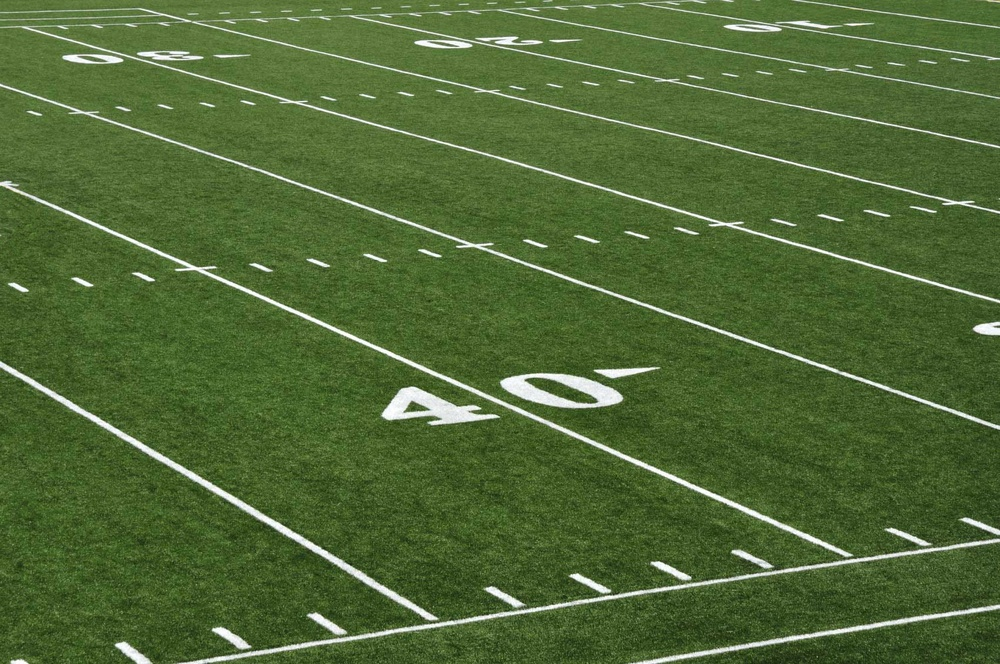
//> input picture Assignment2/copy/f.jpg, 1000 x 664 px, shrunk from 1701 x 1129 before the run
$ ./persepective   (built with g++ and OpenCV 4)
//> lines starting //> are read from the running program, lines starting //| are printed output that depends on the picture; after the words box and inside, x2 and y2 are one past the last pixel; in counts of white or black regions, pixels touching at a corner belong together
// Chroma Keying: Merge two videos (one with green backgournd) in one
// Name: Mohit Sharma
// Roll No. : 201505508

#include "opencv2/highgui/highgui.hpp"
#include <iostream>

using namespace cv;
using namespace std;

#define IMAGE1	"f.jpg"//"I1.jpg"
#define IMAGE2	"I1.jpg"//"I2.jpg"


double H1[] = {1.08600724e-03,  -1.45412618e-03,   9.41393201e-01};
double H2[] = { 2.80542979e-04,   7.88305923e-05,   3.37300803e-01};
double H3[] = { -5.43929117e-07,  -9.28475703e-08,   1.90565425e-03};


//double H1[] = {3.74593677e-03,   1.01456967e-03,   9.99167810e-01};
//double H2[] = {-4.89964652e-04,   4.82531104e-03,   4.00600116e-02};
//double H3[] = {-1.65324985e-06,   1.72202497e-06,  4.50535846e-03};

Mat A1 = Mat(3, 1, CV_32FC1, H1 );
    Mat A2 = Mat(3, 1, CV_32FC1, H2 );
    Mat A3 = Mat(3, 1, CV_32FC1, H3 );

double multiply(double d[], double A[], int l){
	double sum = 0;
	for(int i = 0; i<l; i++ ){
		sum += d[i] * A[i];
	}
	return sum;
}
void stichImages()							//Merge both the videos
{
	Mat image1 = imread(IMAGE1, CV_LOAD_IMAGE_COLOR);
//> image1 is the input picture: 664 rows x 1000 cols, CV_8UC3; mean B, G, R 54.3, 105, 80.8
 	Mat image2 = imread(IMAGE2, CV_LOAD_IMAGE_COLOR);
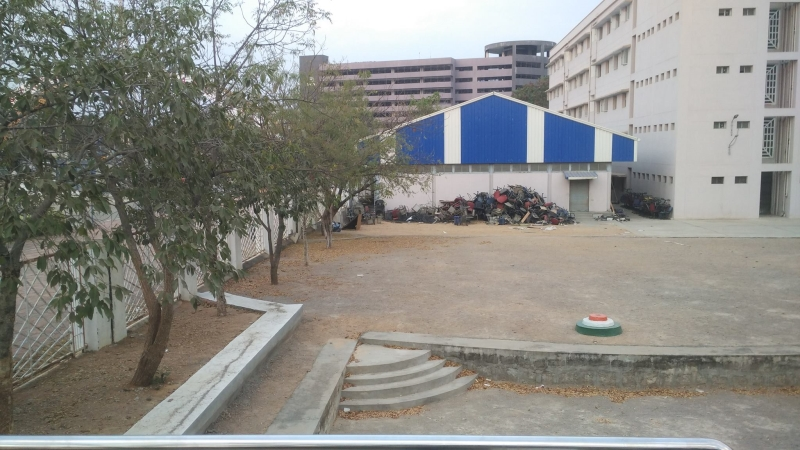
//> input picture Assignment2/copy/I1.jpg, 800 x 450 px
//> image2 is the input picture: 450 rows x 800 cols, CV_8UC3; mean B, G, R 132.9, 138.3, 139.1
 	double pt[3] ={0};
 	pt[2] = 1;
 	if(!image1.data || !image2.data)
 	{
 		cout<<"Failed to read the images.\n";
 		return;
 	}
	 Size sz1 = image1.size();
//> sz1 = Size(1000, 664)
    Size sz2 = image2.size();
//> sz2 = Size(800, 450)
	// Mat result(sz1.height, sz1.width+sz2.width, CV_8UC3);
	Mat result(image1);
	vector<int> compression_params;
	compression_params.push_back(CV_IMWRITE_JPEG_QUALITY);
	compression_params.push_back(100);
// [7 lines of commented-out code are left out]

	for(int i = 0; i<image2.rows; i++)
	{
		for(int j = 0; j<image2.cols; j++)
		{
			pt[0] = j;
			pt[1] = i;
			Mat p = Mat( 3,1,  CV_32FC1, pt);
			//cout<<p;
			double x = multiply(H1,pt,3);
			double y = multiply(H2,pt,3);
			double w = multiply(H3,pt,3);
			//cout << x <<"  "<<y<<"  "<<w <<"\n";
			if( w == 0)
				w = 1;
			if(x/w>=0 && y/w>=0 && x/w<image1.cols && y/w< image1.rows)
//cout<<(abs(x/w))<<"\n";
			result.at<Vec3b>(abs(y/w), abs(x/w)) = image2.at<Vec3b>(i, j);	//replace green coloured pixel
			// [4 lines of commented-out code are left out]
		}
	}
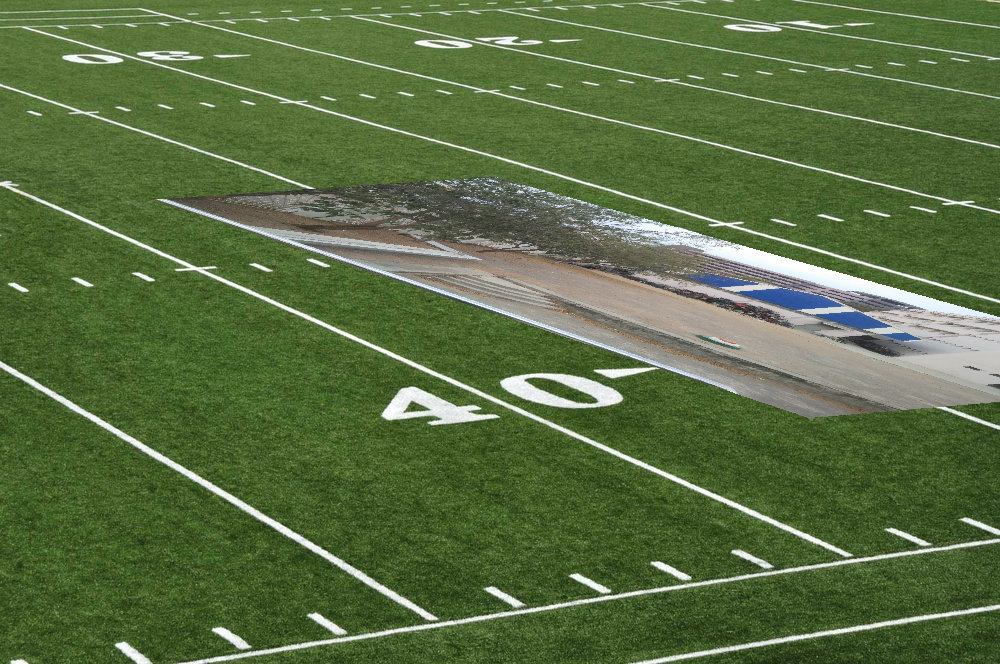
//> result: 664 rows x 1000 cols, CV_8UC3; 13.85% of pixels changed, all inside (x1, y1, x2, y2) = (154, 177, 1000, 418)
//> after the loop, pt = [799, 449, 1]; H1 = [0.00109, -0.00145, 0.941]; H2 = [0.000281, 7.88e-05, 0.337]; H3 = [-5.44e-07, -9.28e-08, 0.00191]
	if(!imwrite( "stiched.jpg", result,  compression_params))
	{
		cout<<"Failed to write the image\n";
	}
}

int main(int argc, char* argv[])
{
	stichImages();
	return 0;
}
